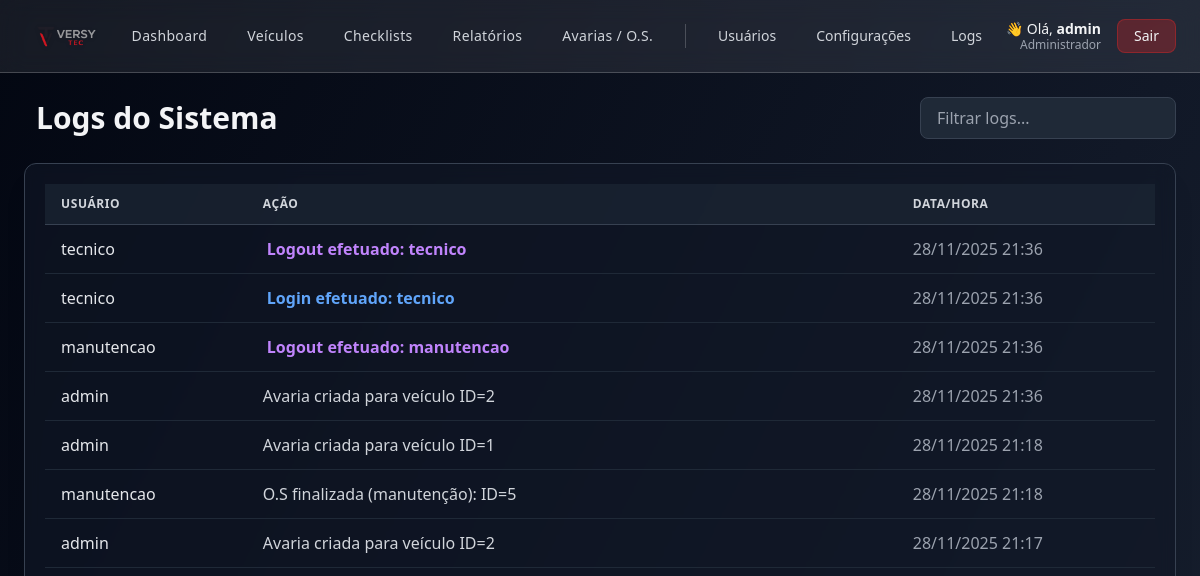
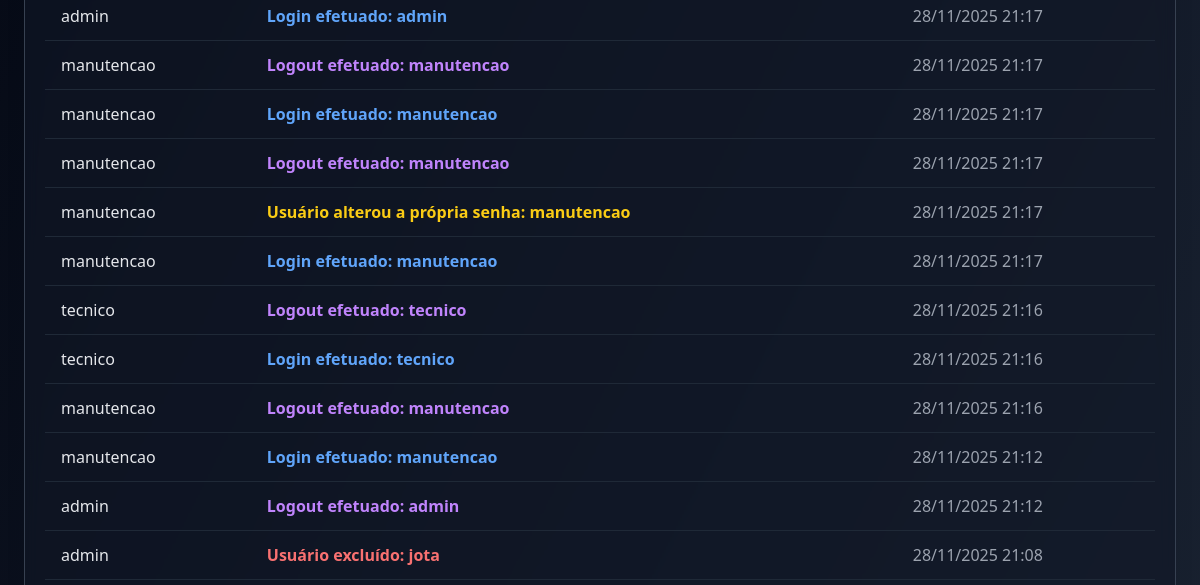
The page /logs (signed in, upper part) on the database as committed earlier (2 pictures, top to bottom).
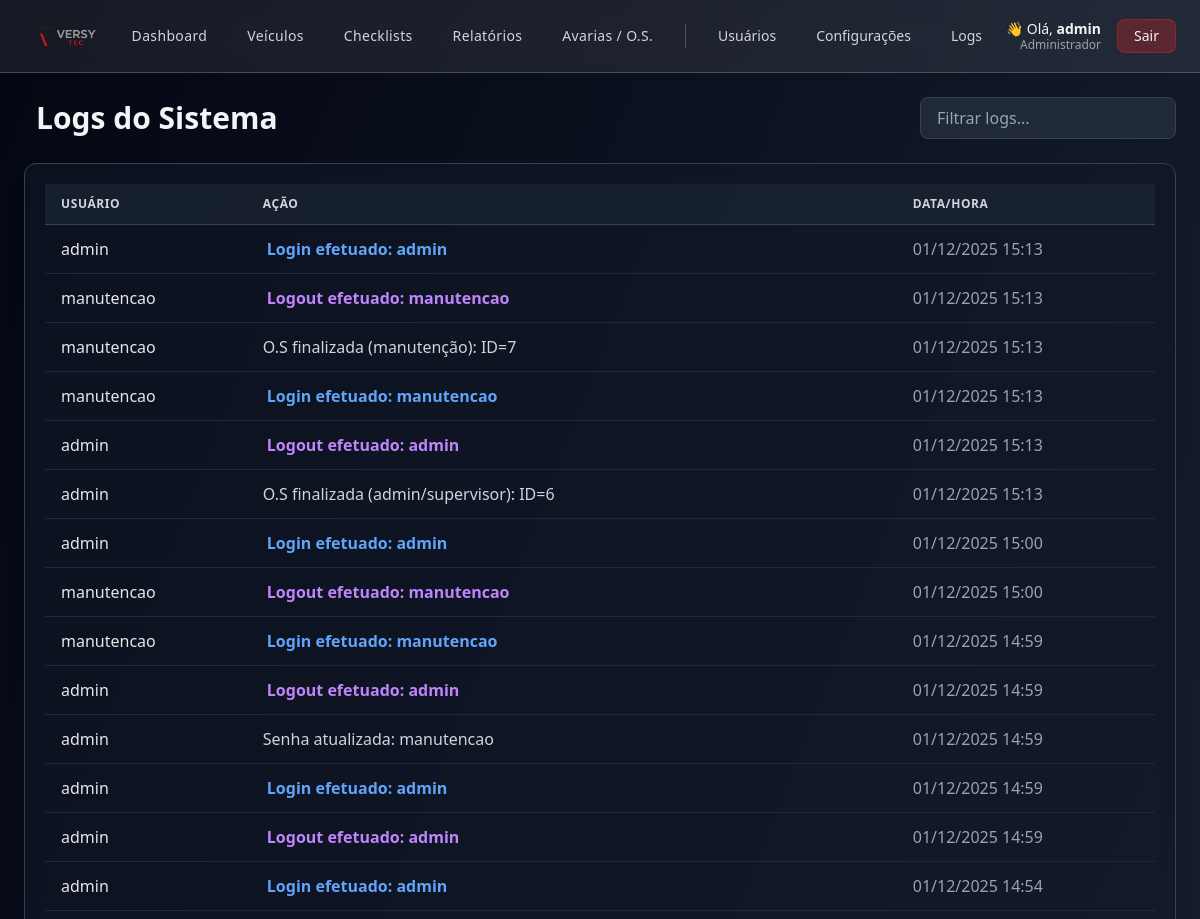
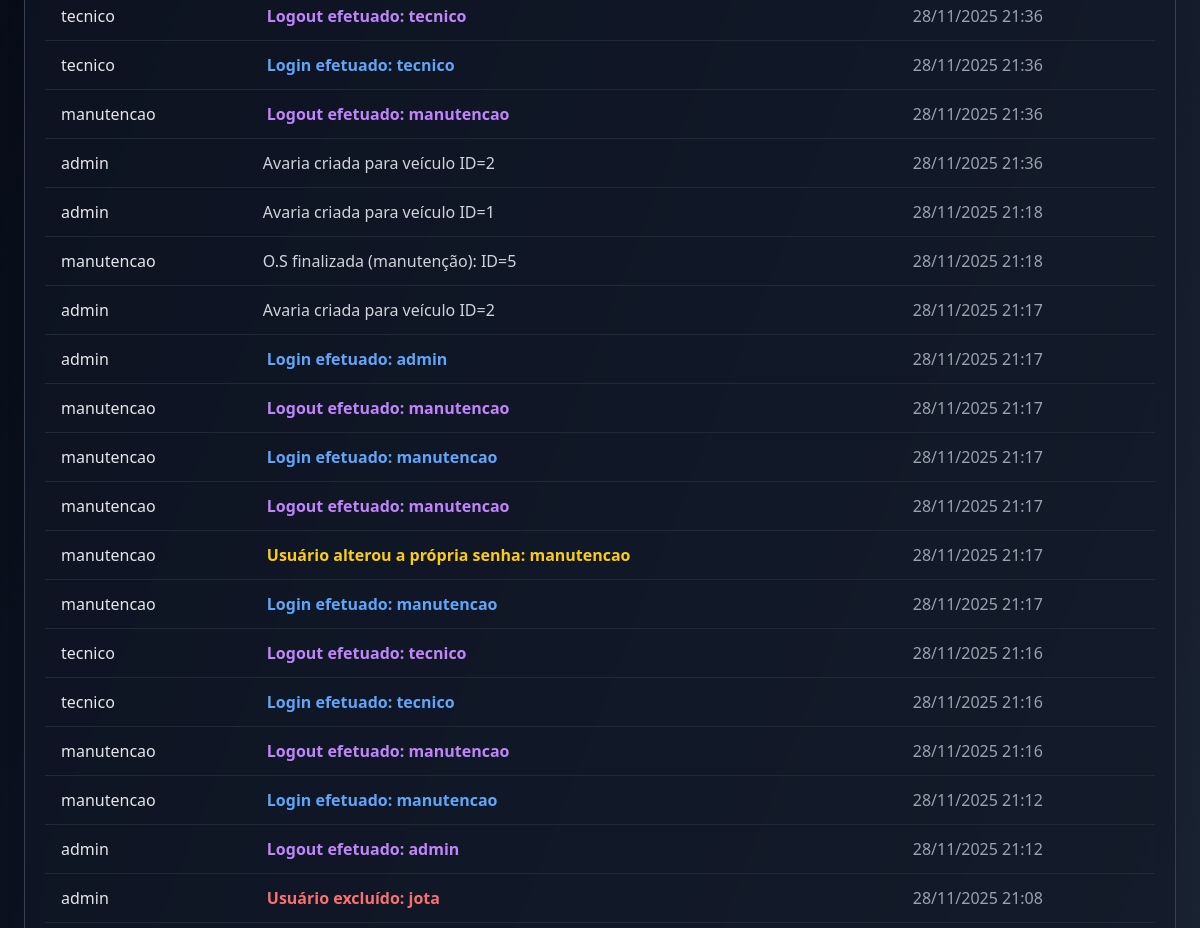
The same page on the database as committed later (2 pictures, top to bottom).
### app.py (models this page shows, shortened)
class User(UserMixin, db.Model):
    __tablename__ = "user"
    id = db.Column(db.Integer, primary_key=True)
    username = db.Column(db.String(80), unique=True, nullable=False)
    password_hash = db.Column(db.String(255), nullable=False)
    is_admin_legacy = db.Column("is_admin", db.Boolean, default=False)
    role = db.Column(db.String(20), default=None)
    @property
    def is_admin(self):
        if self.role is None:
            return bool(self.is_admin_legacy)
        return self.role == "admin"
    @property
    def is_supervisor(self):
        return self.role == "supervisor"
    @property
    def is_tech(self):
        if self.role is None and not self.is_admin_legacy:
            return True
        return self.role == "tech"
    @property
    def is_manutencao(self):
        return self.role == "manutencao"

class Log(db.Model):
    __tablename__ = "log"
    id = db.Column(db.Integer, primary_key=True)
    usuario = db.Column(db.String(100), nullable=False)
    acao = db.Column(db.String(255), nullable=False)
    data_hora = db.Column(db.DateTime, default=datetime.utcnow)

### app.py (the view)
@app.route("/logs")
@admin_required
def logs():
    registros = Log.query.order_by(Log.data_hora.desc()).all()
    return render_template("logs.html", registros=registros)

### app.py (called while the page is built, shortened)
@login_manager.user_loader
def load_user(uid):
    return User.query.get(int(uid))

def admin_required(view):
    @wraps(view)
    def wrapper(*args, **kwargs):
        if not current_user.is_authenticated:
            return redirect(url_for("login"))
        return view(*args, **kwargs)
    return wrapper

@app.context_processor
def inject_role_flags():
    return dict(
        ROLE_ADMIN=(current_user.is_authenticated and current_user.is_admin),
        ROLE_SUPERVISOR=(current_user.is_authenticated and current_user.is_supervisor),
        ROLE_TECH=(current_user.is_authenticated and current_user.is_tech),
        ROLE_MANUTENCAO=(current_user.is_authenticated and current_user.is_manutencao),
    )

### templates/logs.html (shortened to what this page needs)
{% extends "layout.html" %}
{% block content %}
<div class="max-w-6xl mx-auto">
    <div class="flex items-center justify-between mb-6">
        <h1 class="text-3xl font-semibold text-gray-100 flex items-center gap-3">
            Logs do Sistema
        </h1>
        <div class="relative">
            <input id="filtro" type="text" placeholder="Filtrar logs..."
                class="bg-gray-800 border border-gray-700 text-gray-200 px-4 py-2 rounded-lg w-64 focus:ring-2 focus:ring-blue-500 outline-none">
        </div>
    </div>
    <div class="bg-gray-900/60 backdrop-blur rounded-xl border border-gray-700 shadow-xl p-5">
        <table id="tabelaLogs" class="min-w-full divide-y divide-gray-700">
            <thead class="bg-gray-800/60">
                <tr>
                    <th class="px-4 py-3 text-left text-gray-300 uppercase text-xs tracking-wider">Usuário</th>
                    <th class="px-4 py-3 text-left text-gray-300 uppercase text-xs tracking-wider">Ação</th>
                    <th class="px-4 py-3 text-left text-gray-300 uppercase text-xs tracking-wider">Data/Hora</th>
                </tr>
            </thead>
            <tbody class="divide-y divide-gray-800 text-gray-200">
                {% for r in registros %}
                <tr class="hover:bg-gray-800/40 transition">
                    <td class="px-4 py-3 font-medium">{{ r.usuario }}</td>
                    <td class="px-4 py-3">
                        {% set text = r.acao.lower() %}
                        {% if "criado" in text %}
                            <span class="text-green-400 font-semibold">
                                <i class="fas fa-plus-circle mr-1"></i> {{ r.acao }}
                            </span>
                        {% elif "excluído" in text or "delet" in text %}
                            <span class="text-red-400 font-semibold">
                                 {{ r.acao }}
                            </span>
                        {% elif "edit" in text or "alter" in text %}
                            <span class="text-yellow-400 font-semibold">
                                 {{ r.acao }}
                            </span>
                        {% elif "login" in text %}
                            <span class="text-blue-400 font-semibold">
                                 {{ r.acao }}
                            </span>
                        {% elif "logout" in text %}
                            <span class="text-purple-400 font-semibold">
                                 {{ r.acao }}
                            </span>
                        {% else %}
                            <span class="text-gray-300">{{ r.acao }}</span>
                        {% endif %}
                    </td>
                    <td class="px-4 py-3 text-gray-400">
                        {{ r.data_hora.strftime('%d/%m/%Y %H:%M') }}
                    </td>
                </tr>
                {% endfor %}
            </tbody>
        </table>
    </div>
</div>
{% endblock %}

### templates/layout.html (shortened to what this page needs)
<!doctype html>
<html lang="pt-BR" class="h-full">
  <head>
    <script src="https://cdn.tailwindcss.com"></script>
  </head>
  <body class="min-h-screen bg-gradient-to-br from-gray-950 via-gray-900 to-gray-800 text-gray-100">
    <header class="glass border-b border-white/20 sticky top-0 z-50">
      <div class="max-w-7xl mx-auto px-6 py-2 flex items-center justify-between">
        <div class="flex items-center gap-3">
          <img src="{{ url_for('static', filename='logo.png') }}"
               class="h-14 w-auto object-contain drop-shadow"
               alt="Logo">
        </div>
        {% if current_user.is_authenticated and (ROLE_ADMIN or ROLE_SUPERVISOR) %}
        <nav class="hidden md:flex items-center gap-2 text-sm font-medium mx-auto">
          {% set menu_items = [
            ('Dashboard', 'dashboard'),
            ('Veículos', 'vehicles'),
            ('Checklists', 'checklists'),
            ('Relatórios', 'reports'),
            ('Avarias / O.S.', 'avarias_registro')
          ] %}
          {% for label, route in menu_items %}
            <a href="{{ url_for(route) }}"
               class="px-4 py-2 rounded-lg text-gray-300 hover:text-white
                      hover:bg-blue-600/20 font-medium tracking-wide">
              {{ label }}
            </a>
          {% endfor %}
          {% if ROLE_ADMIN %}
            <a href="{{ url_for('users') }}"
               class="px-4 py-2 rounded-lg text-gray-300 hover:text-white hover:bg-blue-600/20">
               Usuários
            </a>
            <a href="{{ url_for('config_checklist') }}"
               class="px-4 py-2 rounded-lg text-gray-300 hover:text-white hover:bg-blue-600/20">
               Configurações
            </a>
            <a href="{{ url_for('logs') }}"
               class="px-4 py-2 rounded-lg text-gray-300 hover:text-white hover:bg-yellow-600/20">
               Logs
            </a>
          {% endif %}
        </nav>
        {% endif %}
        <div class="flex items-center gap-4">
          {% if current_user.is_authenticated %}
            <div class="text-right leading-tight">
              <p class="text-sm text-gray-100">
                👋 Olá, <span class="font-semibold">{{ current_user.username }}</span>
              </p>
              <p class="text-xs text-gray-400 -mt-0.5">
                {% if ROLE_ADMIN %}Administrador{% elif ROLE_SUPERVISOR %}Supervisor{% else %}Técnico{% endif %}
              </p>
            </div>
            <a href="{{ url_for('logout') }}"
               class="px-4 py-1.5 rounded-lg text-sm bg-red-600/30 border border-red-600/40
                      hover:bg-red-600/40 hover:text-red-100">
              Sair
            </a>
          {% else %}
            <a href="{{ url_for('login') }}" class="text-sm hover:text-blue-400">
              Login
            </a>
          {% endif %}
        </div>
      </div>
    </header>
    <main class="max-w-7xl mx-auto px-6 py-6">
      {% block content %}{% endblock %}
    </main>
  </body>
</html>

### templates/layout.html (style rules this page uses)
* { transition: 0.15s ease-in-out; }
.glass { background: rgba(255, 255, 255, 0.08); backdrop-filter: blur(12px); }

Rows that differ between the two databases and show on the page:
added Log: usuario "admin", acao "Login efetuado: admin", data_hora "01/12/2025 15:13"
added Log: usuario "manutencao", acao "Logout efetuado: manutencao", data_hora "01/12/2025 15:13"
added Log: usuario "manutencao", acao "O.S finalizada (manutenção): ID=7", data_hora "01/12/2025 15:13"
added Log: usuario "manutencao", acao "Login efetuado: manutencao", data_hora "01/12/2025 15:13"
added Log: usuario "admin", acao "Logout efetuado: admin", data_hora "01/12/2025 15:13"
added Log: usuario "admin", acao "O.S finalizada (admin/supervisor): ID=6", data_hora "01/12/2025 15:13"
added Log: usuario "admin", acao "Login efetuado: admin", data_hora "01/12/2025 15:00"
added Log: usuario "manutencao", acao "Logout efetuado: manutencao", data_hora "01/12/2025 15:00"
added Log: usuario "manutencao", acao "Login efetuado: manutencao", data_hora "01/12/2025 14:59"
added Log: usuario "admin", acao "Logout efetuado: admin", data_hora "01/12/2025 14:59"
added Log: usuario "admin", acao "Senha atualizada: manutencao", data_hora "01/12/2025 14:59"
added Log: usuario "admin", acao "Login efetuado: admin", data_hora "01/12/2025 14:59"
added Log: usuario "admin", acao "Logout efetuado: admin", data_hora "01/12/2025 14:59"
added Log: usuario "admin", acao "Login efetuado: admin", data_hora "01/12/2025 14:54"
